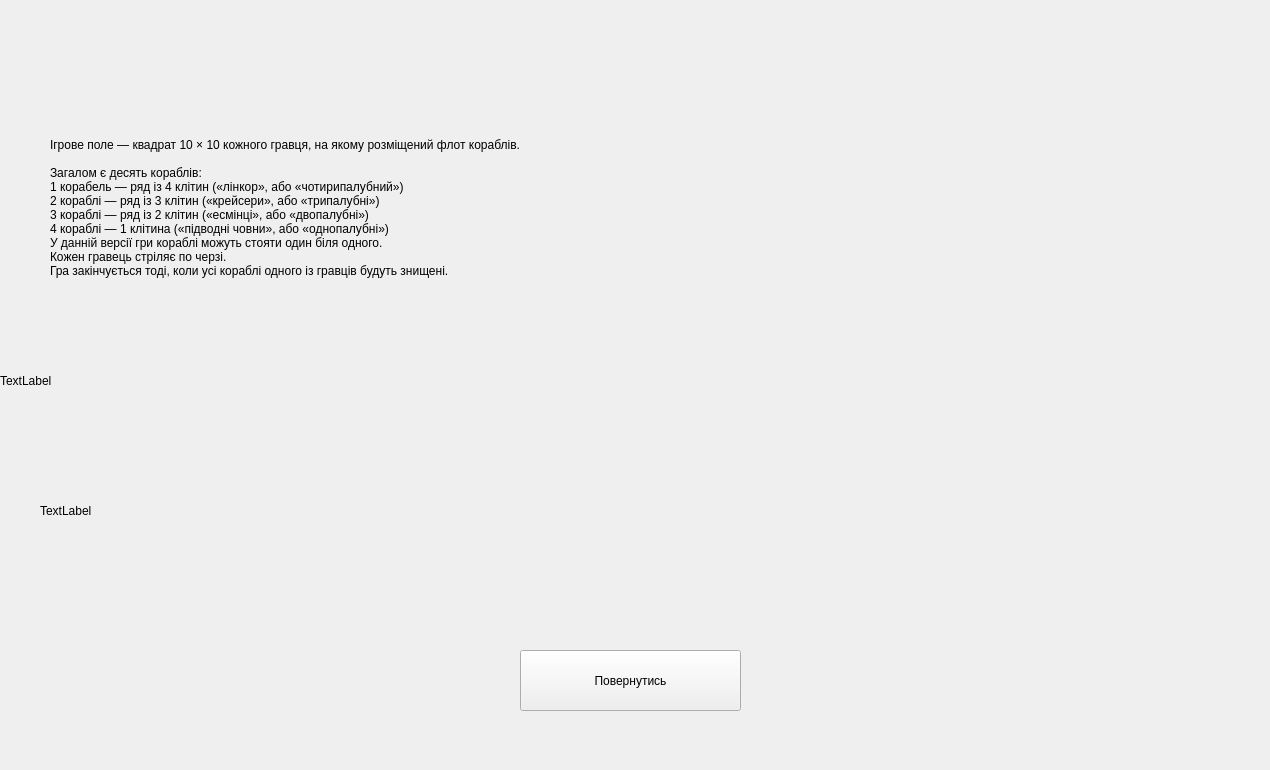
    <widget class="QWidget" name="page_3">
     <widget class="QPushButton" name="pushButton_back">
      <property name="geometry">
       <rect>
        <x>520</x>
        <y>650</y>
        <width>221</width>
        <height>61</height>
       </rect>
      </property>
      <property name="text">
       <string>Повернутись</string>
      </property>
     </widget>
     <widget class="QLabel" name="label_3">
      <property name="geometry">
       <rect>
        <x>0</x>
        <y>0</y>
        <width>1261</width>
        <height>761</height>
       </rect>
      </property>
      <property name="text">
       <string>TextLabel</string>
      </property>
     </widget>
     <widget class="QLabel" name="label_4">
      <property name="geometry">
       <rect>
        <x>50</x>
        <y>50</y>
        <width>1121</width>
        <height>301</height>
       </rect>
      </property>
      <property name="styleSheet">
       <string notr="true">font:12pt &quot;Franklin Gothic Heavy&quot;;</string>
      </property>
      <property name="text">
       <string>
Ігрове поле — квадрат 10 × 10 кожного гравця, на якому розміщений флот кораблів.

Загалом є десять кораблів:
1 корабель — ряд із 4 клітин («лінкор», або «чотирипалубний»)
2 кораблі — ряд із 3 клітин («крейсери», або «трипалубні»)
3 кораблі — ряд із 2 клітин («есмінці», або «двопалубні»)
4 кораблі — 1 клітина («підводні човни», або «однопалубні»)
У данній версії гри кораблі можуть стояти один біля одного.
Кожен гравець стріляє по черзі.
Гра закінчується тоді, коли усі кораблі одного із гравців будуть знищені.</string>
      </property>
      <property name="scaledContents">
       <bool>true</bool>
      </property>
     </widget>
     <widget class="QLabel" name="label_5">
      <property name="geometry">
       <rect>
        <x>40</x>
        <y>380</y>
        <width>671</width>
        <height>261</height>
       </rect>
      </property>
      <property name="text">
       <string>TextLabel</string>
      </property>
      <property name="scaledContents">
       <bool>true</bool>
      </property>
     </widget>
     <zorder>label_3</zorder>
     <zorder>pushButton_back</zorder>
     <zorder>label_4</zorder>
     <zorder>label_5</zorder>
    </widget>
